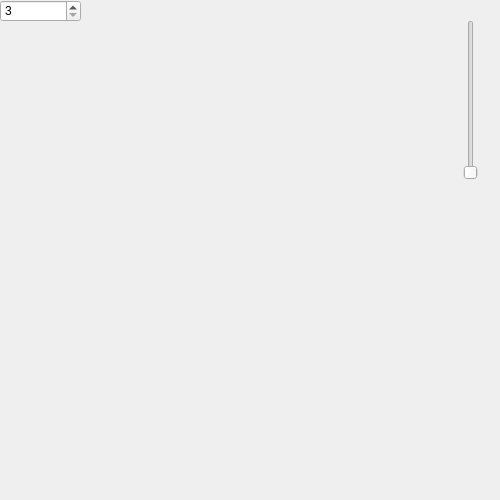
<?xml version="1.0" encoding="UTF-8"?>
<ui version="4.0">
 <class>Widget</class>
 <widget class="QWidget" name="Widget">
  <property name="geometry">
   <rect>
    <x>0</x>
    <y>0</y>
    <width>500</width>
    <height>500</height>
   </rect>
  </property>
  <property name="minimumSize">
   <size>
    <width>500</width>
    <height>500</height>
   </size>
  </property>
  <property name="windowTitle">
   <string>Widget</string>
  </property>
  <widget class="QSpinBox" name="spinBox">
   <property name="geometry">
    <rect>
     <x>0</x>
     <y>0</y>
     <width>81</width>
     <height>22</height>
    </rect>
   </property>
   <property name="minimum">
    <number>3</number>
   </property>
   <property name="maximum">
    <number>100</number>
   </property>
  </widget>
  <widget class="QSlider" name="verticalSlider">
   <property name="geometry">
    <rect>
     <x>460</x>
     <y>20</y>
     <width>22</width>
     <height>160</height>
    </rect>
   </property>
   <property name="minimum">
    <number>2</number>
   </property>
   <property name="maximum">
    <number>10</number>
   </property>
   <property name="orientation">
    <enum>Qt::Vertical</enum>
   </property>
  </widget>
 </widget>
 <layoutdefault spacing="6" margin="11"/>
 <resources/>
 <connections/>
</ui>
